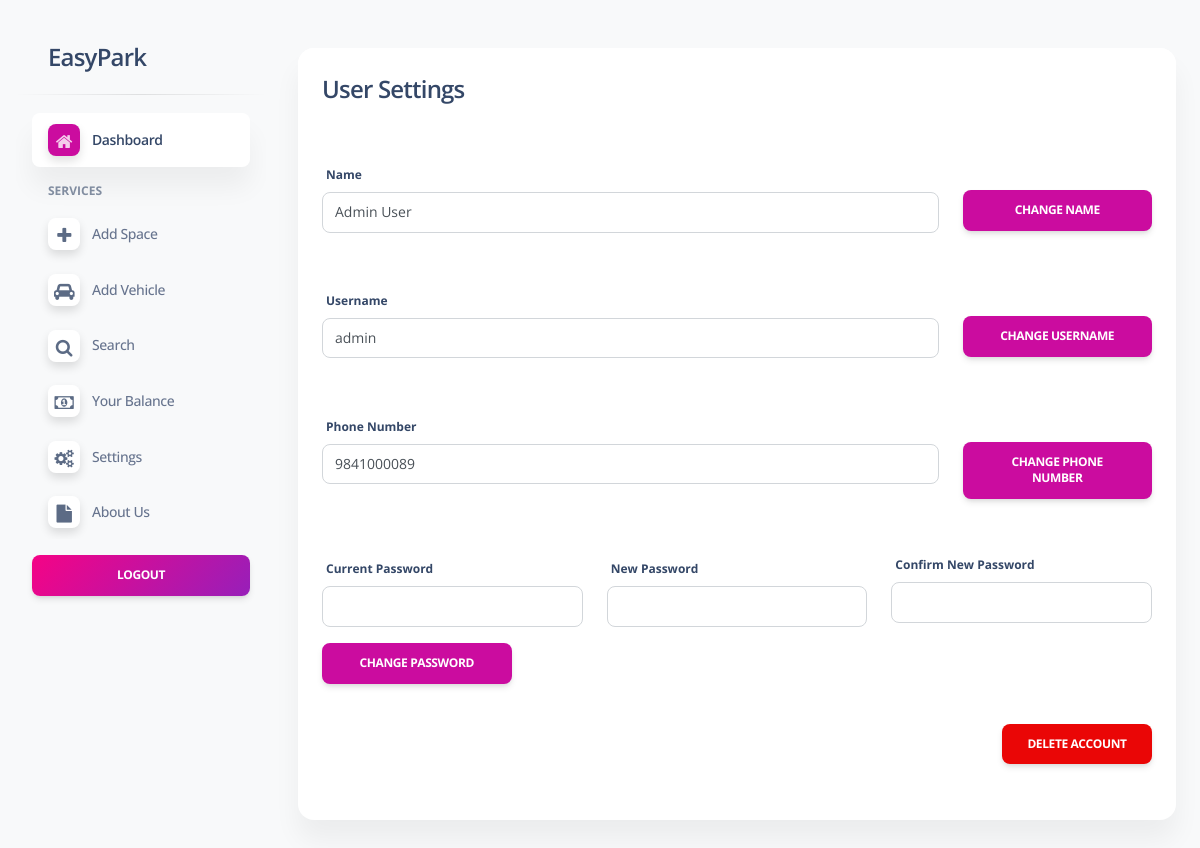
Page /user/setting.php (signed in) on the committed database.
### tables this page shows
CREATE TABLE `users` (
  `id` int(11) NOT NULL,
  `username` varchar(100) DEFAULT NULL,
  `name` varchar(191) DEFAULT NULL,
  `email` varchar(100) DEFAULT NULL,
  `phone` varchar(20) DEFAULT NULL,
  `password` varchar(100) DEFAULT NULL,
  `role` varchar(100) DEFAULT NULL,
  `Created_date` date DEFAULT NULL,
  `balance` decimal(10,2) DEFAULT 0.00
);

### user/setting.php (the view, shortened to what this page needs)
<?php
include('include/header.php');
include('include/dbcon.php');
$user_id = $_SESSION['id'];
$query = "SELECT * FROM users WHERE id = ?";
$stmt = $conn->prepare($query);
$stmt->bind_param("i", $user_id);
$stmt->execute();
$result = $stmt->get_result();
if ($result->num_rows > 0) {
    $user = $result->fetch_assoc();
} else {
    echo "User not found.";
    exit();
}
?>
<div class="col-md-12">
    <div class="card mt-4">
        <div class="card-header">
            <h4>User Settings</h4>
        </div>
        <div class="card-body">
          <form method="POST" class="mb-4">
              <div class="row">
                  <div class="col-md-9 mb-3">
                      <label>Name</label>
                      <input type="text" name="name" value="<?= htmlspecialchars($user['name']); ?>" required class="form-control">
                  </div>
                  <div class="col-md-3 mb-3">
                      <button type="submit" name="changeName" class="btn btn-primary w-100" style="margin-top: 29px;">Change Name</button>
                  </div>
              </div>
          </form>
          <form method="POST" class="mb-4">
              <div class="row">
                  <div class="col-md-9 mb-3">
                      <label>Username</label>
                      <input type="text" name="username" value="<?= htmlspecialchars($user['username']); ?>" required class="form-control">
                  </div>
                  <div class="col-md-3 mb-3">
                      <button type="submit" name="changeUsername" class="btn btn-primary w-100" style="margin-top: 29px;">Change Username</button>
                  </div>
              </div>
          </form>
          <form method="POST" class="mb-4">
              <div class="row">
                  <div class="col-md-9 mb-3">
                      <label>Phone Number</label>
                      <input type="text" name="phone" value="<?= htmlspecialchars($user['phone']); ?>" required class="form-control">
                  </div>
                  <div class="col-md-3 mb-3">
                      <button type="submit" name="changePhone" class="btn btn-primary w-100" style="margin-top: 29px;">Change Phone Number</button>
                  </div>
              </div>
          </form>
          <form method="POST" onsubmit="return validatePassword(event);" class="mb-4">
              <div class="row">
                  <div class="col-md-4 mb-3">
                      <label>Current Password</label>
                      <input type="password" name="currentPassword" id="currentPassword" class="form-control" required>
                  </div>
                  <div class="col-md-4 mb-3">
                      <label>New Password</label>
                      <input type="password" name="newPassword" id="newPassword" class="form-control" required>
                  </div>
                  <div class="col-md-4 mb-3 d-flex flex-column">
                      <label>Confirm New Password</label>
                      <input type="password" name="confirmPassword" id="confirmPassword" class="form-control" required>
                  </div>
              </div>
              <div class="row">
                  <div class="col-md-3">
                      <button type="submit" name="changePassword" class="btn btn-primary w-100">Change Password</button>
                  </div>
              </div>
          </form>
          <div class="mb-3 text-end">
              <button type="button" class="btn btn-danger" style="width:150px;" data-bs-toggle="modal" data-bs-target="#deleteConfirmModal">
                Delete Account
              </button>
          </div>
      </div>
    </div>
</div>
<?php include('include/footer.php'); ?>

### rows in the picture
users: name "Admin User", username "admin", phone "9841000089"
